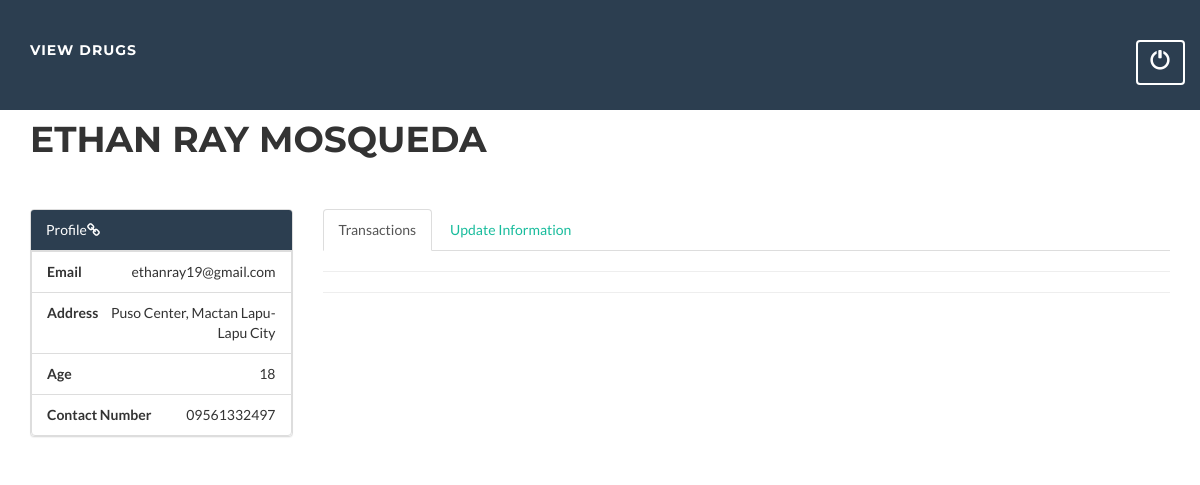
Page /profile.php (signed in) on the earlier database version.
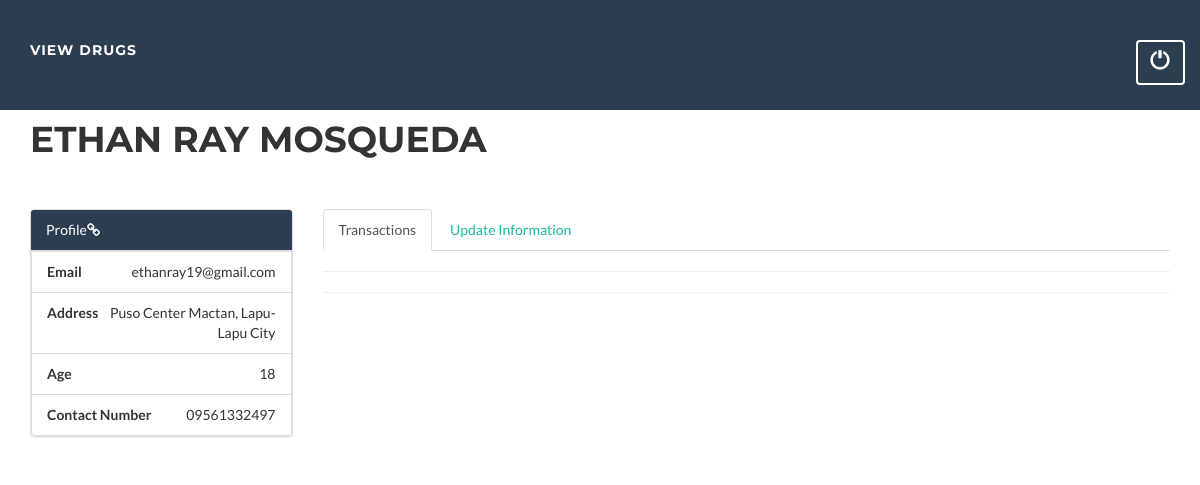
Same page on the later database version.
### tables this page shows
CREATE TABLE `user` (
  `user_id` int(11) NOT NULL,
  `password` varchar(50) DEFAULT NULL,
  `name` varchar(50) DEFAULT NULL,
  `dob` date DEFAULT NULL,
  `email` varchar(50) DEFAULT NULL,
  `address` varchar(100) DEFAULT NULL,
  `contact_no` varchar(11) DEFAULT NULL,
  `type` enum('admin','consumer') DEFAULT NULL
);

### profile.php (the view, shortened to what this page needs)
<?php
    require("conn.php");
?>
<!DOCTYPE html>
<html lang="en">
<head>
    <link rel="stylesheet" type="text/css" href="css/animate.css">
    <link href="vendor/bootstrap/css/bootstrap.min.css" rel="stylesheet">
    <link href="css/freelancer.min.css" rel="stylesheet">
    <link href="vendor/font-awesome/css/font-awesome.min.css" rel="stylesheet" type="text/css">
</head>
<body id="page-top" class="index animated fadeIn">
    <?php
        require("navbar.php");
        $userinfoquery = mysqli_query($conn,"SELECT * FROM user WHERE user_id='{$_SESSION['user_id']}'");
        $row = mysqli_fetch_assoc($userinfoquery);
    ?>
    <section id="profile">
        <div class='container-fluid'>
      <div class="container animated fadeIn">
        <div class="row">
            <div class="col-sm-8" id="name"><h1><?php echo $_SESSION['name']?><br><br></h1></div>
        </div>
        <div class="row">
          <div class="col-sm-3">
              <link rel="stylesheet" type="text/css" href="css/font-awesome.min.css">
              <div class="panel panel-default">
                <div class="panel-heading">Profile<i class="fa fa-link fa-1x"></i></div>
                <li class='list-group-item text-right' id='email'><span class='pull-left'><strong>Email</strong></span>
                  <?php if($row["email"]!=""){
                          echo $row["email"];
                        }else{
                          echo "&nbsp;&nbsp;&nbsp;&nbsp;";
                        }
                  ?>
                </li>
                <li class='list-group-item text-right' id='address'><span class='pull-left'><strong>Address</strong></span>
                  <?php if($row["address"]!=""){
                          echo $row["address"];
                        }else{
                          echo "&nbsp;&nbsp;&nbsp;&nbsp;";
                        }
                  ?>
                </li>
                <li class='list-group-item text-right' id='dob'><span class='pull-left'><strong>Age</strong></span>
                  <?php if($row["dob"]!="" && $row["dob"]!="0000-00-00"){
                            echo date_diff(date_create($row['dob']), date_create('today'))->y;
                        }else{
                          echo "&nbsp;&nbsp;&nbsp;&nbsp;";
                        }
                  ?>
                </li>
                <li class='list-group-item text-right' id='contact_no'><span class='pull-left'><strong>Contact Number</strong></span>
                      <?php if($row["contact_no"]!=""){
                                echo $row["contact_no"];
                            }else{
                                echo "&nbsp;&nbsp;&nbsp;&nbsp;";
                            }
                      ?>
                </li>
                </div>
          </div>
          <div class="col-sm-9">
              <ul class="nav nav-tabs" id="myTab">
                <li class="active"><a href="#transactions" data-toggle="tab">Transactions</a></li>
                <li ><a href="#update" data-toggle="tab">Update Information</a></li>
              </ul>
              <div class="tab-content">
                 <div class="tab-pane active posts animated fadeIn" id="transactions">
                     <hr>
                      <hr>
                 </div>
              </div>
          </div>
        </div>
      </div>
    </div>
    </section>
</body>
</html>

Differences in the rows shown:
changed user "ethanray19@gmail.com": address "Puso Center, Mactan Lapu-Lapu City" → "Puso Center Mactan, Lapu-Lapu City"
